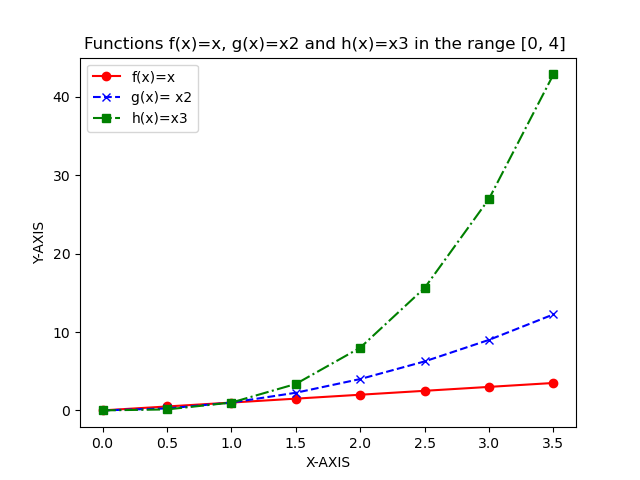

The Python source for this figure:
# the libraries numpy and matplotlib are imported
import numpy as np
import matplotlib.pyplot as plt
# x-axis values (starting value, ending value and step size)
x = np.arange(0.0, 4.0, 0.5)
# y-axis values
# the functions f(x), g(x), and h(x) are calculated as outlined in the task
f = x      
g = x**2   
h = x**3 
# plotting f, g and h separately
# red line
plt.plot(f,f, '-r', marker='o', label = 'f(x)=x') 
# blue line 
plt.plot(f,g, '--b', marker= 'x',  label = 'g(x)= x2')
# green line
plt.plot(f,h, '-.g', marker= 's', label = 'h(x)=x3')

plt.ylabel('Y-AXIS')
plt.xlabel('X-AXIS')
plt.title ('Functions f(x)=x, g(x)=x2 and h(x)=x3 in the range [0, 4] ')
plt.legend()
# saving
plt.savefig("plottask.png")
# displaying the plot
plt.show()